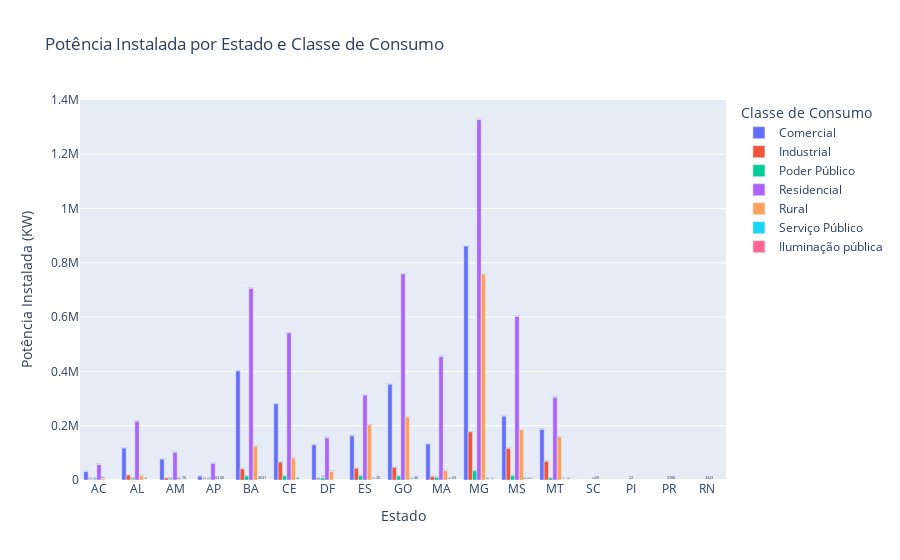

This figure's notebook cell:
### Code cell
# Remover entradas inválidas (NaN) para as colunas de estado, classe de consumo e potência instalada
tabela_filtrada = tabela.dropna(
    subset=["SigUF", "DscClasseConsumo", "MdaPotenciaInstaladaKW"])

# Agrupar por estado e classe de consumo, somando a potência instalada
tabela_agrupada = tabela_filtrada.groupby(["SigUF", "DscClasseConsumo"])[
    "MdaPotenciaInstaladaKW"].sum().reset_index()

# Criar o gráfico de barras para exibir a potência instalada por estado e classe de consumo
grafico = px.bar(
    tabela_agrupada,
    x="SigUF",  # Estados no eixo X
    y="MdaPotenciaInstaladaKW",  # Potência instalada no eixo Y
    color="DscClasseConsumo",  # Organizar as classes por cores
    title="Potência Instalada por Estado e Classe de Consumo",
    labels={"SigUF": "Estado", "MdaPotenciaInstaladaKW":
            "Potência Instalada (KW)", "DscClasseConsumo": "Classe de Consumo"},
    barmode="group",  # Empilhar as barras para cada classe de consumo em cada estado
    text_auto=True,  # Exibir os valores nas barras
    range_y=[0, 1400000]  # Definir o limite máximo do eixo Y como 3 milhões
)

# Exibir o gráfico
grafico.show()

### Figure 1 — Plotly figure (JSON) as saved in the notebook; plotly's stock layout.template omitted (floating-point values rounded to 4 significant figures)
{"data": [{"alignmentgroup": "True", "hovertemplate": "Classe de Consumo=Comercial<br>Estado=%{x}<br>Potência Instalada (KW)=%{y}<extra></extra>", "legendgroup": "Comercial", "marker": {"color": "#636efa", "pattern": {"shape": ""}}, "name": "Comercial", "offsetgroup": "Comercial", "orientation": "v", "showlegend": true, "textposition": "auto", "texttemplate": "%{y}", "type": "bar", "x": ["AC", "AL", "AM", "AP", "BA", "CE", "DF", "ES", "GO", "MA", "MG", "MS", "MT", "SC"], "xaxis": "x", "y": [31126, 117400.0, 76660.0, 14148, 401700.0, 280500.0, 129300.0, 162700.0, 352700.0, 132600.0, 861700.0, 235100.0, 186245, 4], "yaxis": "y"}, {"alignmentgroup": "True", "hovertemplate": "Classe de Consumo=Industrial<br>Estado=%{x}<br>Potência Instalada (KW)=%{y}<extra></extra>", "legendgroup": "Industrial", "marker": {"color": "#EF553B", "pattern": {"shape": ""}}, "name": "Industrial", "offsetgroup": "Industrial", "orientation": "v", "showlegend": true, "textposition": "auto", "texttemplate": "%{y}", "type": "bar", "x": ["AC", "AL", "AM", "AP", "BA", "CE", "DF", "ES", "GO", "MA", "MG", "MS", "MT", "SC"], "xaxis": "x", "y": [2123, 18180.0, 7234.0, 438, 41320.0, 65380.0, 2684, 42772, 46860.0, 12740.0, 177500.0, 116200.0, 68790.0, 9], "yaxis": "y"}, {"alignmentgroup": "True", "hovertemplate": "Classe de Consumo=Poder Público<br>Estado=%{x}<br>Potência Instalada (KW)=%{y}<extra></extra>", "legendgroup": "Poder Público", "marker": {"color": "#00cc96", "pattern": {"shape": ""}}, "name": "Poder Público", "offsetgroup": "Poder Público", "orientation": "v", "showlegend": true, "textposition": "auto", "texttemplate": "%{y}", "type": "bar", "x": ["AC", "AL", "AM", "AP", "BA", "CE", "DF", "ES", "GO", "MA", "MG", "MS", "MT"], "xaxis": "x", "y": [2349, 2783, 2562, 2156, 14391, 14991, 7535, 15990.0, 14755, 9524.0, 33730.0, 15850.0, 7406.0], "yaxis": "y"}, {"alignmentgroup": "True", "hovertemplate": "Classe de Consumo=Residencial<br>Estado=%{x}<br>Potência Instalada (KW)=%{y}<extra></extra>", "legendgroup": "Residencial", "marker": {"color": "#ab63fa", "pattern": {"shape": ""}}, "name": "Residencial", "offsetgroup": "Residencial", "orientation": "v", "showlegend": true, "textposition": "auto", "texttemplate": "%{y}", "type": "bar", "x": ["AC", "AL", "AM", "AP", "BA", "CE", "DF", "ES", "GO", "MA", "MG", "MS", "MT", "PI", "PR", "RN", "SC"], "xaxis": "x", "y": [56351, 216266, 102076, 61223, 705796, 541851, 155600.0, 312787, 759100.0, 454640, 1327000.0, 602175, 304388, 22, 37, 33, 238], "yaxis": "y"}, {"alignmentgroup": "True", "hovertemplate": "Classe de Consumo=Rural<br>Estado=%{x}<br>Potência Instalada (KW)=%{y}<extra></extra>", "legendgroup": "Rural", "marker": {"color": "#FFA15A", "pattern": {"shape": ""}}, "name": "Rural", "offsetgroup": "Rural", "orientation": "v", "showlegend": true, "textposition": "auto", "texttemplate": "%{y}", "type": "bar", "x": ["AC", "AL", "AM", "AP", "BA", "CE", "DF", "ES", "GO", "MA", "MG", "MS", "MT", "PR", "RN", "SC"], "xaxis": "x", "y": [4541, 16159, 2581, 63, 123997, 80187, 31000.0, 202666, 231600.0, 35012, 758200.0, 184700.0, 158400.0, 80, 23, 65], "yaxis": "y"}, {"alignmentgroup": "True", "hovertemplate": "Classe de Consumo=Serviço Público<br>Estado=%{x}<br>Potência Instalada (KW)=%{y}<extra></extra>", "legendgroup": "Serviço Público", "marker": {"color": "#19d3f3", "pattern": {"shape": ""}}, "name": "Serviço Público", "offsetgroup": "Serviço Público", "orientation": "v", "showlegend": true, "textposition": "auto", "texttemplate": "%{y}", "type": "bar", "x": ["AC", "AL", "AM", "AP", "BA", "CE", "DF", "ES", "GO", "MA", "MG", "MS", "MT"], "xaxis": "x", "y": [12, 142, 70, 60, 40, 984, 4, 260, 616, 282, 946, 409.5, 121], "yaxis": "y"}, {"alignmentgroup": "True", "hovertemplate": "Classe de Consumo=Iluminação pública<br>Estado=%{x}<br>Potência Instalada (KW)=%{y}<extra></extra>", "legendgroup": "Iluminação pública", "marker": {"color": "#FF6692", "pattern": {"shape": ""}}, "name": "Iluminação pública", "offsetgroup": "Iluminação pública", "orientation": "v", "showlegend": true, "textposition": "auto", "texttemplate": "%{y}", "type": "bar", "x": ["AL", "BA", "ES", "GO", "MA", "MG", "MS", "MT"], "xaxis": "x", "y": [15, 31, 30, 46, 63, 732, 253.5, 423], "yaxis": "y"}], "layout": {"barmode": "group", "legend": {"title": {"text": "Classe de Consumo"}, "tracegroupgap": 0}, "title": {"text": "Potência Instalada por Estado e Classe de Consumo"}, "xaxis": {"anchor": "y", "domain": [0, 1], "title": {"text": "Estado"}}, "yaxis": {"anchor": "x", "domain": [0, 1], "range": [0, 1400000], "title": {"text": "Potência Instalada (KW)"}}}}
